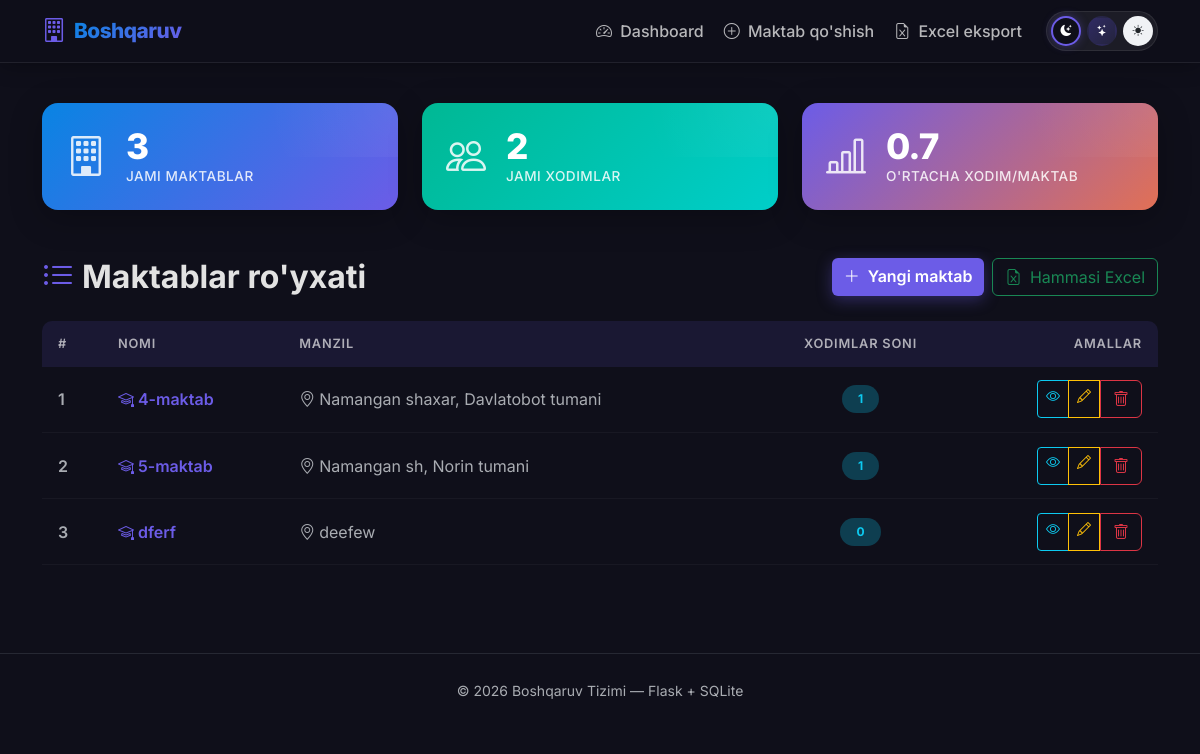
The page / on the database its author committed.
### tables this page shows
CREATE TABLE schools (
            id INTEGER PRIMARY KEY AUTOINCREMENT,
            name TEXT NOT NULL,
            address TEXT NOT NULL
        );

### app.py (the view)
@app.route('/')
def index():
    conn = get_db()
    schools = conn.execute('''
        SELECT s.*, COUNT(e.id) AS employee_count
        FROM schools s
        LEFT JOIN employees e ON e.school_id = s.id
        GROUP BY s.id
        ORDER BY s.name
    ''').fetchall()
    total_schools = len(schools)
    total_employees = conn.execute('SELECT COUNT(*) FROM employees').fetchone()[0]
    conn.close()
    return render_template('index.html',
                           schools=schools,
                           total_schools=total_schools,
                           total_employees=total_employees)

### app.py (called while the page is built)
def get_db():
    conn = sqlite3.connect(DATABASE)
    conn.row_factory = sqlite3.Row
    conn.execute("PRAGMA foreign_keys = ON")
    return conn

### templates/index.html (shortened to what this page needs)
{% extends "base.html" %}
{% block content %}
<div class="row g-4 mb-5">
    <div class="col-sm-6 col-lg-4">
        <div class="stat-card card-gradient-blue">
            <div class="stat-icon"><i class="bi bi-building"></i></div>
            <div>
                <div class="stat-value">{{ total_schools }}</div>
                <div class="stat-label">Jami maktablar</div>
            </div>
        </div>
    </div>
    <div class="col-sm-6 col-lg-4">
        <div class="stat-card card-gradient-green">
            <div class="stat-icon"><i class="bi bi-people"></i></div>
            <div>
                <div class="stat-value">{{ total_employees }}</div>
                <div class="stat-label">Jami xodimlar</div>
            </div>
        </div>
    </div>
    <div class="col-sm-12 col-lg-4">
        <div class="stat-card card-gradient-purple">
            <div class="stat-icon"><i class="bi bi-bar-chart-line"></i></div>
            <div>
                <div class="stat-value">{{ "%.1f"|format(total_employees / total_schools) if total_schools > 0 else 0 }}
                </div>
                <div class="stat-label">O'rtacha xodim/maktab</div>
            </div>
        </div>
    </div>
</div>
<div class="d-flex flex-wrap justify-content-between align-items-center mb-4 gap-2">
    <h2 class="fw-700 mb-0"><i class="bi bi-list-ul me-2 text-accent"></i>Maktablar ro'yxati</h2>
    <div class="d-flex gap-2">
        <a href="{{ url_for('add_school') }}" class="btn btn-accent">
            <i class="bi bi-plus-lg me-1"></i> Yangi maktab
        </a>
        <a href="{{ url_for('export_all') }}" class="btn btn-outline-success">
            <i class="bi bi-file-earmark-excel me-1"></i> Hammasi Excel
        </a>
    </div>
</div>
{% if schools %}
<div class="table-responsive">
    <table class="table table-hover align-middle custom-table" id="schoolsTable">
        <thead>
            <tr>
                <th>#</th>
                <th>Nomi</th>
                <th>Manzil</th>
                <th class="text-center">Xodimlar soni</th>
                <th class="text-end">Amallar</th>
            </tr>
        </thead>
        <tbody>
            {% for school in schools %}
            <tr class="table-row-hover">
                <td class="fw-semibold text-body-secondary">{{ loop.index }}</td>
                <td>
                    <a href="{{ url_for('school_detail', school_id=school['id']) }}"
                        class="text-decoration-none fw-600 link-accent">
                        <i class="bi bi-mortarboard me-1"></i>{{ school['name'] }}
                    </a>
                </td>
                <td class="text-body-secondary">
                    <i class="bi bi-geo-alt me-1"></i>{{ school['address'] }}
                </td>
                <td class="text-center">
                    <span class="badge bg-info bg-opacity-25 text-info px-3 py-2 rounded-pill">
                        {{ school['employee_count'] }}
                    </span>
                </td>
                <td class="text-end">
                    <div class="btn-group btn-group-sm">
                        <a href="{{ url_for('school_detail', school_id=school['id']) }}" class="btn btn-outline-info"
                            title="Ko'rish">
                            <i class="bi bi-eye"></i>
                        </a>
                        <a href="{{ url_for('edit_school', school_id=school['id']) }}" class="btn btn-outline-warning"
                            title="Tahrirlash">
                            <i class="bi bi-pencil"></i>
                        </a>
                        <form method="POST" action="{{ url_for('delete_school', school_id=school['id']) }}"
                            class="d-inline delete-form">
                            <button type="submit" class="btn btn-outline-danger" title="O'chirish">
                                <i class="bi bi-trash"></i>
                            </button>
                        </form>
                    </div>
                </td>
            </tr>
            {% endfor %}
        </tbody>
    </table>
</div>
{% endif %}
{% endblock %}

### templates/base.html (shortened to what this page needs)
<!DOCTYPE html>
<html lang="uz" data-bs-theme="dark">
<head>
    <link href="https://cdn.jsdelivr.net/npm/bootstrap@5.3.3/dist/css/bootstrap.min.css" rel="stylesheet">
    <link href="https://cdn.jsdelivr.net/npm/bootstrap-icons@1.11.3/font/bootstrap-icons.min.css" rel="stylesheet">
    <link href="{{ url_for('static', filename='css/style.css') }}" rel="stylesheet">
</head>
<body>
    <nav class="navbar navbar-expand-lg sticky-top glass-nav">
        <div class="container">
            <a class="navbar-brand fw-800 d-flex align-items-center gap-2" href="{{ url_for('index') }}">
                <i class="bi bi-building fs-4 text-accent"></i>
                <span class="brand-text">Boshqaruv</span>
            </a>
            <div class="collapse navbar-collapse" id="navMain">
                <ul class="navbar-nav ms-auto gap-lg-1">
                    <li class="nav-item">
                        <a class="nav-link" href="{{ url_for('index') }}">
                            <i class="bi bi-speedometer2 me-1"></i> Dashboard
                        </a>
                    </li>
                    <li class="nav-item">
                        <a class="nav-link" href="{{ url_for('add_school') }}">
                            <i class="bi bi-plus-circle me-1"></i> Maktab qo'shish
                        </a>
                    </li>
                    <li class="nav-item">
                        <a class="nav-link" href="{{ url_for('export_all') }}">
                            <i class="bi bi-file-earmark-excel me-1"></i> Excel eksport
                        </a>
                    </li>
                </ul>
                <div class="theme-switcher ms-lg-3 mt-2 mt-lg-0">
                    <button class="theme-btn theme-btn-dark active" data-theme="dark" title="Qorong'u">
                        <i class="bi bi-moon-stars-fill text-white" style="font-size:0.7rem"></i>
                    </button>
                    <button class="theme-btn theme-btn-gradient" data-theme="gradient" title="Gradient">
                        <i class="bi bi-stars text-white" style="font-size:0.7rem"></i>
                    </button>
                    <button class="theme-btn theme-btn-light" data-theme="light" title="Yorug'">
                        <i class="bi bi-sun-fill text-dark" style="font-size:0.7rem"></i>
                    </button>
                </div>
            </div>
        </div>
    </nav>
    <main class="container py-4">
        {% block content %}{% endblock %}
    </main>
    <footer class="text-center py-4 mt-5 border-top border-secondary border-opacity-25">
        <small class="text-body-secondary">
            &copy; 2026 Boshqaruv Tizimi &mdash; Flask + SQLite
        </small>
    </footer>
</body>
</html>

### static/css/style.css (style rules this page uses)
:root { --accent: #6c5ce7; --accent-hover: #5a4bd1; --accent-glow: rgba(108, 92, 231, 0.35); --gradient-blue: linear-gradient(135deg, #0984e3 0%, #6c5ce7 100%); --gradient-green: linear-gradient(135deg, #00b894 0%, #00cec9 100%); --gradient-purple: linear-gradient(135deg, #6c5ce7 0%, #e17055 100%); --glass-bg: rgba(255, 255, 255, 0.04); --glass-border: rgba(255, 255, 255, 0.08); --radius: 16px; --radius-sm: 10px; --shadow: 0 8px 32px rgba(0, 0, 0, 0.25); }
body { font-family: 'Inter', system-ui, -apple-system, sans-serif; min-height: 100vh; background: #0f0f1a; color: #e2e2e2; transition: background 0.5s ease, color 0.4s ease; }
.theme-switcher { display: flex; gap: 6px; align-items: center; padding: 4px; background: rgba(255, 255, 255, 0.06); border-radius: 30px; border: 1px solid rgba(255, 255, 255, 0.08); }
.theme-btn { width: 30px; height: 30px; border-radius: 50%; border: 2px solid transparent; cursor: pointer; transition: all 0.25s ease; display: flex; align-items: center; justify-content: center; font-size: 0.75rem; padding: 0; }
.theme-btn.active { border-color: var(--accent); box-shadow: 0 0 10px var(--accent-glow); }
.theme-btn-dark { background: #0f0f1a; }
.theme-btn-gradient { background: linear-gradient(135deg, #302b63, #24243e); }
.theme-btn-light { background: #f0f2f5; }
[data-bs-theme="dark"] { --bs-body-bg: #0f0f1a; }
.fw-600 { font-weight: 600; }
.fw-700 { font-weight: 700; }
.fw-800 { font-weight: 800; }
.text-accent { color: var(--accent) !important; }
.link-accent { color: var(--accent) !important; transition: color 0.2s; }
.glass-nav { background: rgba(15, 15, 26, 0.75); backdrop-filter: blur(20px); -webkit-backdrop-filter: blur(20px); border-bottom: 1px solid var(--glass-border); box-shadow: 0 2px 20px rgba(0, 0, 0, 0.3); }
.glass-nav .nav-link { color: rgba(255, 255, 255, 0.7); border-radius: var(--radius-sm); padding: 0.5rem 1rem; transition: all 0.25s ease; font-weight: 500; }
.brand-text { background: var(--gradient-blue); -webkit-background-clip: text; -webkit-text-fill-color: transparent; background-clip: text; font-size: 1.3rem; letter-spacing: -0.5px; }
.stat-card { display: flex; align-items: center; gap: 1.25rem; padding: 1.5rem; border-radius: var(--radius); color: #fff; box-shadow: var(--shadow); transition: transform 0.3s ease, box-shadow 0.3s ease; position: relative; overflow: hidden; }
.stat-card::before { content: ''; position: absolute; top: -50%; right: -50%; width: 100%; height: 100%; background: radial-gradient(circle, rgba(255, 255, 255, 0.06) 0%, transparent 70%); pointer-events: none; }
.card-gradient-blue { background: var(--gradient-blue); }
.card-gradient-green { background: var(--gradient-green); }
.card-gradient-purple { background: var(--gradient-purple); }
.stat-icon { font-size: 2.5rem; opacity: 0.85; line-height: 1; }
.stat-value { font-size: 2.2rem; font-weight: 800; line-height: 1.1; letter-spacing: -1px; }
.stat-label { font-size: 0.85rem; opacity: 0.85; font-weight: 500; text-transform: uppercase; letter-spacing: 0.5px; }
.custom-table { border-collapse: separate; border-spacing: 0; }
.custom-table thead th { background: rgba(108, 92, 231, 0.12); border: none; font-weight: 600; font-size: 0.8rem; text-transform: uppercase; letter-spacing: 0.8px; color: rgba(255, 255, 255, 0.65); padding: 0.85rem 1rem; }
.custom-table thead th:first-child { border-top-left-radius: var(--radius-sm); }
.custom-table thead th:last-child { border-top-right-radius: var(--radius-sm); }
.custom-table tbody td { padding: 0.85rem 1rem; border-bottom: 1px solid rgba(255, 255, 255, 0.04); vertical-align: middle; }
.table-row-hover { transition: background 0.2s ease; }
.btn-accent { background: var(--accent); color: #fff; border: none; font-weight: 600; box-shadow: 0 4px 15px var(--accent-glow); transition: all 0.25s ease; }
.stat-card { animation: fadeInUp 0.5s ease forwards; }
.delete-form { display: inline; }
.delete-form .btn { border-top-left-radius: 0; border-bottom-left-radius: 0; }

### rows shown on the page
schools: name "4-maktab", address "Namangan shaxar, Davlatobot tumani", employee_count "1"
schools: name "5-maktab", address "Namangan sh, Norin tumani", employee_count "1"
schools: name "dferf", address "deefew", employee_count "0"

### other values the page prints
{{ total_schools }} "3"
{{ total_employees }} "2"
